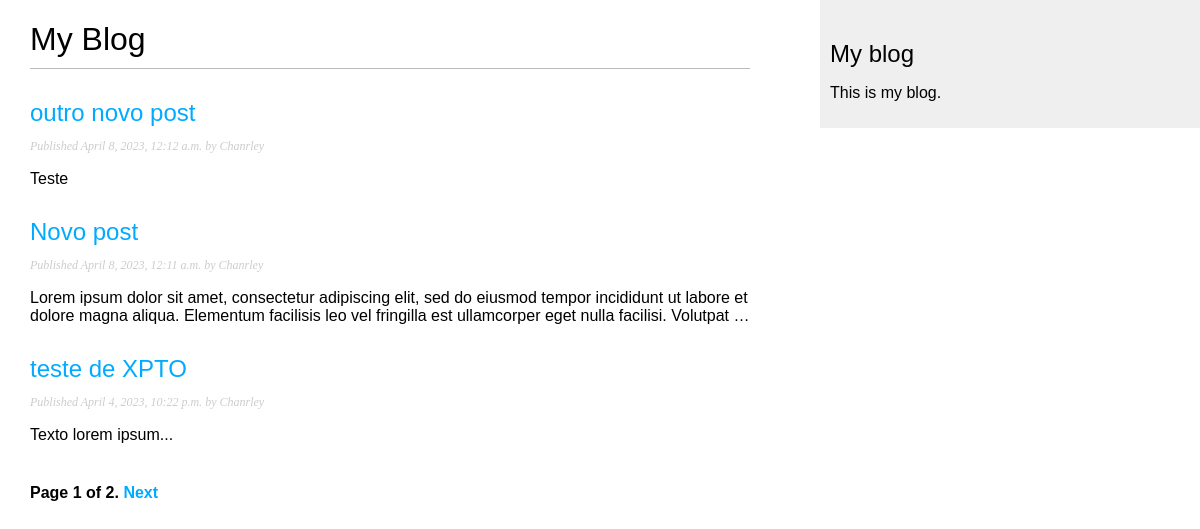
Screenshot of /blog/ with the database file from the repository.
### blog/models.py (models this page shows, shortened)
class Post(models.Model):
    class Status(models.TextChoices):
        DRAFT = 'DF', 'Draft'
        PUBLISHED = 'PB', 'Published'
    title = models.CharField(max_length=250)
    slug = models.SlugField(max_length=250,
                            unique_for_date='publish')
    author = models.ForeignKey(User,
                                on_delete=models.CASCADE,
                                related_name='blog_posts')
    body = RichTextField(blank=True, null=True)
    publish = models.DateTimeField(default=timezone.now)
    created = models.DateTimeField(auto_now_add=True)
    updated = models.DateTimeField(auto_now=True)
    status = models.CharField(max_length=2,
        choices=Status.choices,
        default=Status.DRAFT)
    objects = models.Manager() # The default manager.
    published = PublishedManager() # Our custom manager.
    class Meta:
        ordering = ['-publish']
        indexes = [
            models.Index(fields=['-publish']),
        ]
    def get_absolute_url(self):
        return reverse('blog:post_detail',
                        args=[self.publish.year,
                              self.publish.month,
                              self.publish.day,
                              self.slug])

### blog/views.py (the view)
# urls.py: path('', views.PostListView.as_view(), name='post_list'),
class PostListView(ListView):
    queryset = Post.published.all()
    context_object_name = 'posts'
    paginate_by = 3
    template_name = 'blog/post/list.html'

### blog/templates/blog/post/list.html (shortened to what this page needs)
{% extends "blog/base.html" %}
{% block content %}
    <h1>My Blog</h1>
    {% for post in posts %}
        <h2>
            <a href="{{ post.get_absolute_url }}">
            {{ post.title }}
        </a>
        </h2>
        <p class="date">
            Published {{ post.publish }} by {{ post.author }}
        </p>
        {{ post.body|truncatewords:30|linebreaks }}
    {% endfor %}
    {% include "pagination.html" with page=page_obj %}
{% endblock %}

### blog/templates/blog/base.html (shortened to what this page needs)
{% load static %}
<!DOCTYPE html>
<html>
    <head>
        <link href="{% static "css/blog.css" %}" rel="stylesheet">
    </head>
    <body>
        <div id="content">
            {% block content %}
            {% endblock %}
        </div>
        <div id="sidebar">
            <h2>My blog</h2>
            <p>This is my blog.</p>
        </div>
    </body>
</html>

### blog/templates/pagination.html (shortened to what this page needs)
<div class="pagination">
    <span class="step-links">
        <span class="current">
            Page {{ page.number }} of {{ page.paginator.num_pages }}.
        </span>
        {% if page.has_next %}
            <a href="?page={{ page.next_page_number }}">Next</a>
        {% endif %}
    </span>
</div>

### blog/static/css/blog.css (style rules this page uses)
body { margin:0; padding:0; font-family:helvetica, sans-serif; }
a { color:#00abff; text-decoration:none; }
h1 { font-weight:normal; border-bottom:1px solid #bbb; padding:0 0 10px 0; }
h2 { font-weight:normal; margin:30px 0 0; }
#content { float:left; width:60%; padding:0 0 0 30px; }
#sidebar { float:right; width:30%; padding:10px; background:#efefef; height:100%; }
p.date { color:#ccc; font-family: georgia, serif; font-size: 12px; font-style: italic; }
.pagination { margin:40px 0; font-weight:bold; }

### rows the page displays
Post: title "outro novo post", publish "April 8, 2023, 12:12 a.m.", author "Chanrley", body "Teste"
Post: title "Novo post", publish "April 8, 2023, 12:11 a.m.", author "Chanrley", body "Lorem ipsum dolor sit amet, consectetur adipiscing elit, sed do eiusmod tempor incididunt ut labore et dolore magna aliqua. Elementum facilisis leo vel fringilla est ullamcorper eget nulla facilisi. Volutpat …"
Post: title "teste de XPTO", publish "April 4, 2023, 10:22 p.m.", author "Chanrley", body "Texto lorem ipsum..."

### other values shown
{{ page.number }} "1"
{{ page.paginator.num_pages }} "2"
